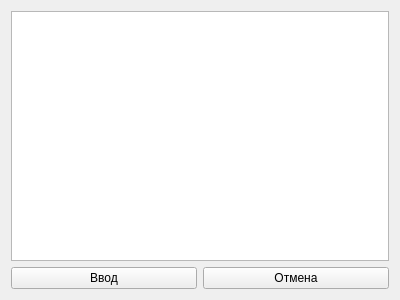
<?xml version="1.0" encoding="UTF-8"?>
<ui version="4.0">
 <class>NewsF</class>
 <widget class="QWidget" name="NewsF">
  <property name="geometry">
   <rect>
    <x>0</x>
    <y>0</y>
    <width>400</width>
    <height>300</height>
   </rect>
  </property>
  <property name="windowTitle">
   <string>Оставить Новость</string>
  </property>
  <layout class="QGridLayout" name="gridLayout">
   <item row="0" column="0" colspan="2">
    <widget class="QTextEdit" name="NewsT"/>
   </item>
   <item row="1" column="0">
    <widget class="QPushButton" name="EnterB">
     <property name="text">
      <string>Ввод</string>
     </property>
    </widget>
   </item>
   <item row="1" column="1">
    <widget class="QPushButton" name="CancelB">
     <property name="text">
      <string>Отмена</string>
     </property>
    </widget>
   </item>
  </layout>
 </widget>
 <resources/>
 <connections/>
</ui>
